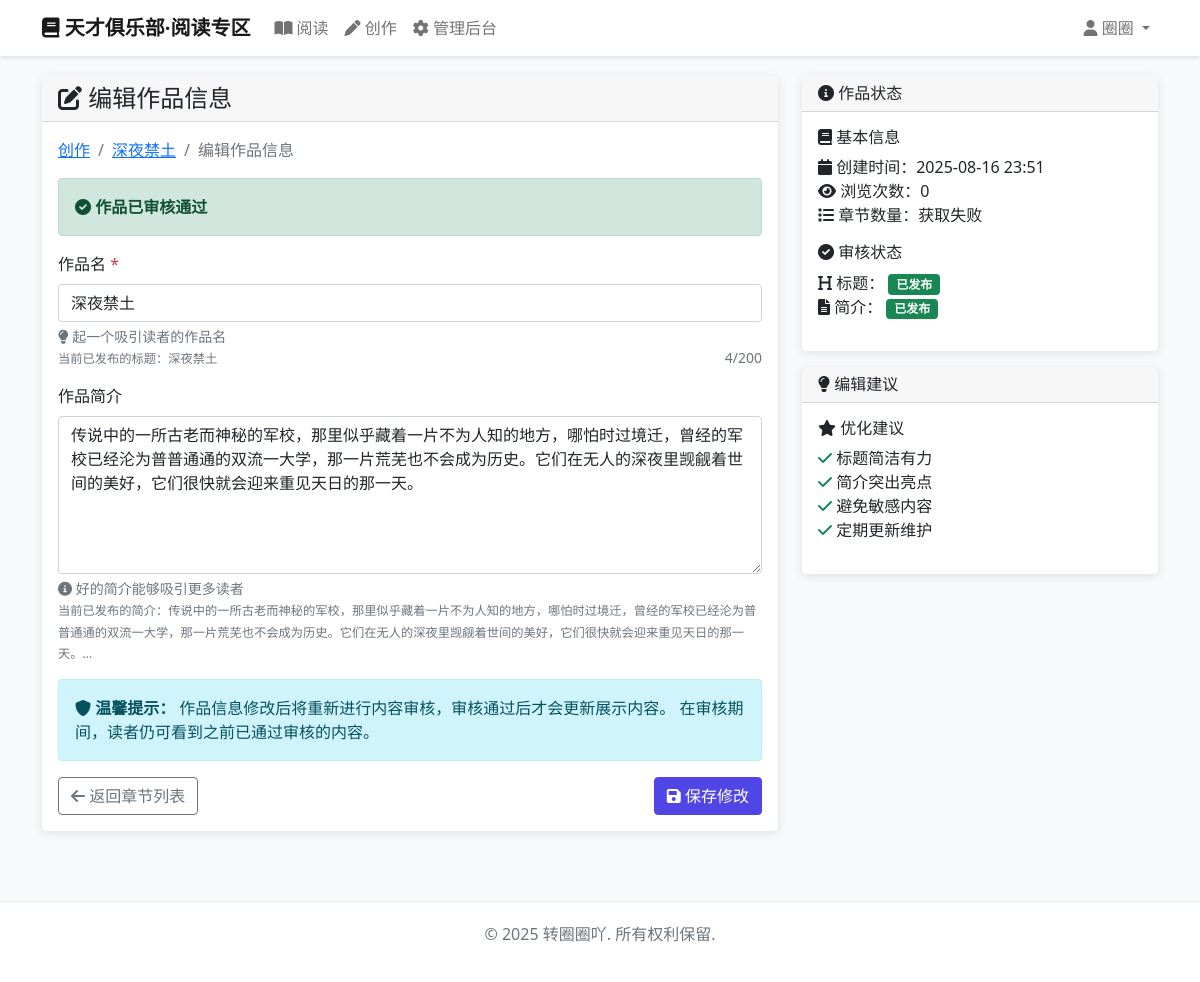
Screenshot of /books/create/book/1/ (signed in) with the database file from the repository.
### accounts/models.py (models this page shows, shortened)
class User(AbstractBaseUser, PermissionsMixin):
    email = models.EmailField('邮箱', unique=True)
    display_name = models.CharField('显示名称', max_length=50, blank=True, null=True, unique=True)
    is_active = models.BooleanField('是否激活', default=True)
    is_staff = models.BooleanField('是否员工', default=False)
    is_admin = models.BooleanField('是否管理员', default=False)
    date_joined = models.DateTimeField('注册时间', default=timezone.now)
    last_login = models.DateTimeField('最后登录', blank=True, null=True)
    objects = UserManager()
    USERNAME_FIELD = 'email'
    REQUIRED_FIELDS = []
    class Meta:
        db_table = 'users'
        verbose_name = '用户'
        verbose_name_plural = '用户'

### books/models.py (models this page shows, shortened)
class Book(models.Model):
    REVIEW_STATUS_CHOICES = [
        ('pending', '待审核'),
        ('approved', '审核通过'),
        ('rejected', '审核不通过'),
    ]
    author = models.ForeignKey(User, on_delete=models.CASCADE, related_name='books', verbose_name='作者')
    title = models.CharField('作品名', max_length=200)
    description = models.TextField('简介', blank=True)
    title_pending = models.CharField('待审核作品名', max_length=200, blank=True, null=True)
    description_pending = models.TextField('待审核简介', blank=True, null=True)
    ai_check_title = models.CharField('标题AI审核状态', max_length=20, choices=REVIEW_STATUS_CHOICES, default='pending')
    ai_check_description = models.CharField('简介AI审核状态', max_length=20, choices=REVIEW_STATUS_CHOICES, default='pending')
    adm_check_title = models.CharField('标题管理员审核状态', max_length=20, choices=REVIEW_STATUS_CHOICES, blank=True, null=True)
    adm_check_description = models.CharField('简介管理员审核状态', max_length=20, choices=REVIEW_STATUS_CHOICES, blank=True, null=True)
    title_reject_reason = models.TextField('标题拒绝原因', blank=True)
    description_reject_reason = models.TextField('简介拒绝原因', blank=True)
    created_at = models.DateTimeField('创建时间', auto_now_add=True)
    updated_at = models.DateTimeField('更新时间', auto_now=True)
    last_chapter_update = models.DateTimeField('最后章节更新时间', blank=True, null=True)
    class Meta:
        db_table = 'books'
        verbose_name = '作品'
        verbose_name_plural = '作品'
        ordering = ['-updated_at']
    @property
    def is_title_approved(self):
        if self.adm_check_title is not None:
            return self.adm_check_title == 'approved'
        return self.ai_check_title == 'approved'
    @property
    def is_description_approved(self):
        if self.adm_check_description is not None:
            return self.adm_check_description == 'approved'
        return self.ai_check_description == 'approved'

### books/views.py (the view, shortened to what this page needs)
# urls.py: path('create/book/<int:book_id>/', views.EditBookView.as_view(), name='edit_book'),
class EditBookView(LoginRequiredMixin, TemplateView):
    template_name = 'books/edit_book.html'
    login_url = '/accounts/login/'
    def get_context_data(self, **kwargs):
        context = super().get_context_data(**kwargs)
        book_id = kwargs.get('book_id')
        book = get_object_or_404(Book, id=book_id)
        if book.author != self.request.user:
            raise Http404("作品不存在")
        context.update({
            'book': book,
        })
        return context

### templates/books/edit_book.html (shortened to what this page needs)
{% extends 'base.html' %}
{% block content %}
<div class="row justify-content-center">
    <div class="col-md-8">
        <div class="card">
            <div class="card-header">
                <h4 class="mb-0">
                    <i class="fas fa-edit"></i> 编辑作品信息
                </h4>
            </div>
            <div class="card-body">
                <nav aria-label="breadcrumb" class="mb-3">
                    <ol class="breadcrumb">
                        <li class="breadcrumb-item">
                            <a href="{% url 'books:create' %}">创作</a>
                        </li>
                        <li class="breadcrumb-item">
                            <a href="{% url 'books:chapter_list' book.id %}">{{ book.title|default:book.title_pending }}</a>
                        </li>
                        <li class="breadcrumb-item active">编辑作品信息</li>
                    </ol>
                </nav>
                {% if book.title_pending and book.adm_check_title != 'approved' or book.description_pending and book.adm_check_description != 'approved' %}
                <div class="alert alert-warning">
                    <i class="fas fa-clock"></i>
                    <strong>有内容等待审核：</strong>
                    {% if book.title_pending and book.adm_check_title != 'approved' %}
                        <br>• 标题：{{ book.title_pending }}
                        {% if book.adm_check_title == 'rejected' %}
                            <span class="text-danger">（管理员审核未通过：{{ book.title_reject_reason }}）</span>
                        {% elif book.ai_check_title == 'rejected' and book.adm_check_title is None %}
                            <span class="text-danger">（AI审核未通过：{{ book.title_reject_reason }}）</span>
                        {% elif book.ai_check_title == 'pending' %}
                            <span class="text-warning">（AI审核中）</span>
                        {% elif book.adm_check_title is None and book.ai_check_title == 'approved' %}
                            <span class="text-info">（等待管理员审核）</span>
                        {% endif %}
                    {% endif %}
                    {% if book.description_pending and book.adm_check_description != 'approved' %}
                        <br>• 简介：{{ book.description_pending|truncatewords:10 }}...
                        {% if book.adm_check_description == 'rejected' %}
                            <span class="text-danger">（管理员审核未通过：{{ book.description_reject_reason }}）</span>
                        {% elif book.ai_check_description == 'rejected' and book.adm_check_description is None %}
                            <span class="text-danger">（AI审核未通过：{{ book.description_reject_reason }}）</span>
                        {% elif book.ai_check_description == 'pending' %}
                            <span class="text-warning">（AI审核中）</span>
                        {% elif book.adm_check_description is None and book.ai_check_description == 'approved' %}
                            <span class="text-info">（等待管理员审核）</span>
                        {% endif %}
                    {% endif %}
                </div>
                {% elif book.is_title_approved and book.is_description_approved %}
                <div class="alert alert-success">
                    <i class="fas fa-check-circle"></i>
                    <strong>作品已审核通过</strong>
                </div>
                {% endif %}
                <form method="post">
                    <div class="mb-3">
                        <label for="title" class="form-label">
                            作品名 <span class="text-danger">*</span>
                        </label>
                        <input type="text" class="form-control" id="title" name="title"
                               value="{{ book.title_pending|default:book.title }}"
                               placeholder="请输入作品名" maxlength="200" required>
                        <div class="form-text">
                            <i class="fas fa-lightbulb"></i>
                            起一个吸引读者的作品名
                            {% if book.title %}
                                <br><small class="text-muted">当前已发布的标题：{{ book.title }}</small>
                            {% endif %}
                        </div>
                    </div>
                    <div class="mb-3">
                        <label for="description" class="form-label">作品简介</label>
                        <textarea class="form-control" id="description" name="description"
                                  rows="6" placeholder="请简要介绍您的作品内容、风格、特色等...">{{ book.description_pending|default:book.description }}</textarea>
                        <div class="form-text">
                            <i class="fas fa-info-circle"></i>
                            好的简介能够吸引更多读者
                            {% if book.description %}
                                <br><small class="text-muted">当前已发布的简介：{{ book.description|truncatewords:20 }}...</small>
                            {% endif %}
                        </div>
                    </div>
                    <div class="alert alert-info">
                        <i class="fas fa-shield-alt"></i>
                        <strong>温馨提示：</strong>
                        作品信息修改后将重新进行内容审核，审核通过后才会更新展示内容。
                        在审核期间，读者仍可看到之前已通过审核的内容。
                    </div>
                    <div class="d-flex justify-content-between">
                        <a href="{% url 'books:chapter_list' book.id %}" class="btn btn-outline-secondary">
                            <i class="fas fa-arrow-left"></i> 返回章节列表
                        </a>
                        <button type="submit" class="btn btn-primary">
                            <i class="fas fa-save"></i> 保存修改
                        </button>
                    </div>
                </form>
            </div>
        </div>
    </div>
    <div class="col-md-4">
        <div class="card">
            <div class="card-header">
                <h6 class="mb-0"><i class="fas fa-info-circle"></i> 作品状态</h6>
            </div>
            <div class="card-body">
                <h6><i class="fas fa-book"></i> 基本信息</h6>
                <ul class="list-unstyled">
                    <li><i class="fas fa-calendar"></i> 创建时间：{{ book.created_at|date:"Y-m-d H:i" }}</li>
                    <li><i class="fas fa-eye"></i> 浏览次数：{{ book.views|default:0 }}</li>
                    <li><i class="fas fa-list"></i> 章节数量：<span id="chapter-count">加载中...</span></li>
                </ul>
                <h6><i class="fas fa-check-circle"></i> 审核状态</h6>
                <ul class="list-unstyled">
                    <li>
                        <i class="fas fa-heading"></i> 标题：
                        {% if book.title %}
                            <span class="badge bg-success">已发布</span>
                        {% else %}
                            <span class="badge bg-secondary">未提交</span>
                        {% endif %}
                    </li>
                    <li>
                        <i class="fas fa-file-text"></i> 简介：
                        {% if book.description %}
                            <span class="badge bg-success">已发布</span>
                        {% else %}
                            <span class="badge bg-secondary">未提交</span>
                        {% endif %}
                    </li>
                </ul>
            </div>
        </div>
        <div class="card mt-3">
            <div class="card-header">
                <h6 class="mb-0"><i class="fas fa-lightbulb"></i> 编辑建议</h6>
            </div>
            <div class="card-body">
                <h6><i class="fas fa-star"></i> 优化建议</h6>
                <ul class="list-unstyled">
                    <li><i class="fas fa-check text-success"></i> 标题简洁有力</li>
                    <li><i class="fas fa-check text-success"></i> 简介突出亮点</li>
                    <li><i class="fas fa-check text-success"></i> 避免敏感内容</li>
                    <li><i class="fas fa-check text-success"></i> 定期更新维护</li>
                </ul>
            </div>
        </div>
    </div>
</div>
{% endblock %}

### templates/base.html (shortened to what this page needs)
<!DOCTYPE html>
<html lang="zh-CN">
<head>
    <link href="https://cdn.jsdelivr.net/npm/bootstrap@5.1.3/dist/css/bootstrap.min.css" rel="stylesheet">
    <link href="https://cdnjs.cloudflare.com/ajax/libs/font-awesome/6.0.0/css/all.min.css" rel="stylesheet">
</head>
<body>
    <nav class="navbar navbar-expand-lg navbar-light bg-light">
        <div class="container">
            <a class="navbar-brand" href="{% url 'books:index' %}">
                <i class="fas fa-book"></i> 天才俱乐部·阅读专区
            </a>
            <div class="collapse navbar-collapse" id="navbarNav">
                <ul class="navbar-nav me-auto">
                    <li class="nav-item">
                        <a class="nav-link" href="{% url 'books:read' %}">
                            <i class="fas fa-book-open"></i> 阅读
                        </a>
                    </li>
                    <li class="nav-item">
                        <a class="nav-link" href="{% url 'books:create' %}">
                            <i class="fas fa-pen"></i> 创作
                        </a>
                    </li>
                    {% if user.is_admin %}
                    <li class="nav-item">
                        <a class="nav-link" href="{% url 'books:admin_panel' %}">
                            <i class="fas fa-cog"></i> 管理后台
                        </a>
                    </li>
                    {% endif %}
                </ul>
                <ul class="navbar-nav">
                    {% if user.is_authenticated %}
                    <li class="nav-item dropdown">
                        <a class="nav-link dropdown-toggle" href="#" id="navbarDropdown" role="button" data-bs-toggle="dropdown">
                            <i class="fas fa-user"></i>
                            {% if user.display_name %}
                                {{ user.display_name }}
                            {% else %}
                                {{ user.email }}
                            {% endif %}
                        </a>
                    </li>
                    {% else %}
                    <li class="nav-item">
                        <a class="nav-link" href="{% url 'accounts:login' %}">
                            <i class="fas fa-sign-in-alt"></i> 登录
                        </a>
                    </li>
                    {% endif %}
                </ul>
            </div>
        </div>
    </nav>
    <div class="content-wrapper">
        <div class="container">
            {% block content %}{% endblock %}
        </div>
    </div>
    <footer class="footer">
        <div class="container text-center">
            <p class="text-muted">&copy; 2025 转圈圈吖. 所有权利保留.</p>
        </div>
    </footer>
</body>
</html>

### templates/base.html (style rules this page uses)
body { background-color: #f8f9fa; }
.navbar-brand { font-weight: bold; }
.content-wrapper { min-height: calc(100vh - 120px); padding: 20px 0; }
.card { border: none; box-shadow: 0 2px 10px rgba(0,0,0,0.1); transition: transform 0.2s; }
.btn-primary { background-color: #4f46e5; border-color: #4f46e5; }
.navbar { background-color: #fff !important; box-shadow: 0 2px 4px rgba(0,0,0,0.1); }
.footer { background-color: #fff; padding: 20px 0; margin-top: 50px; border-top: 1px solid #e9ecef; }

### rows the page displays
User: display_name "圈圈"
Book: title "深夜禁土", description "传说中的一所古老而神秘的军校，那里似乎藏着一片不为人知的地方，哪怕时过境迁，曾经的军校已经沦为普普通通的双流一大学，那一片荒芜也不会成为历史。它们在无人的深夜里觊觎着世间的美好，它们很快就会迎来重见天日的那一天。", created_at "2025-08-16 23:51"

### other values shown
{{ book.views|default:0 }} "0"
